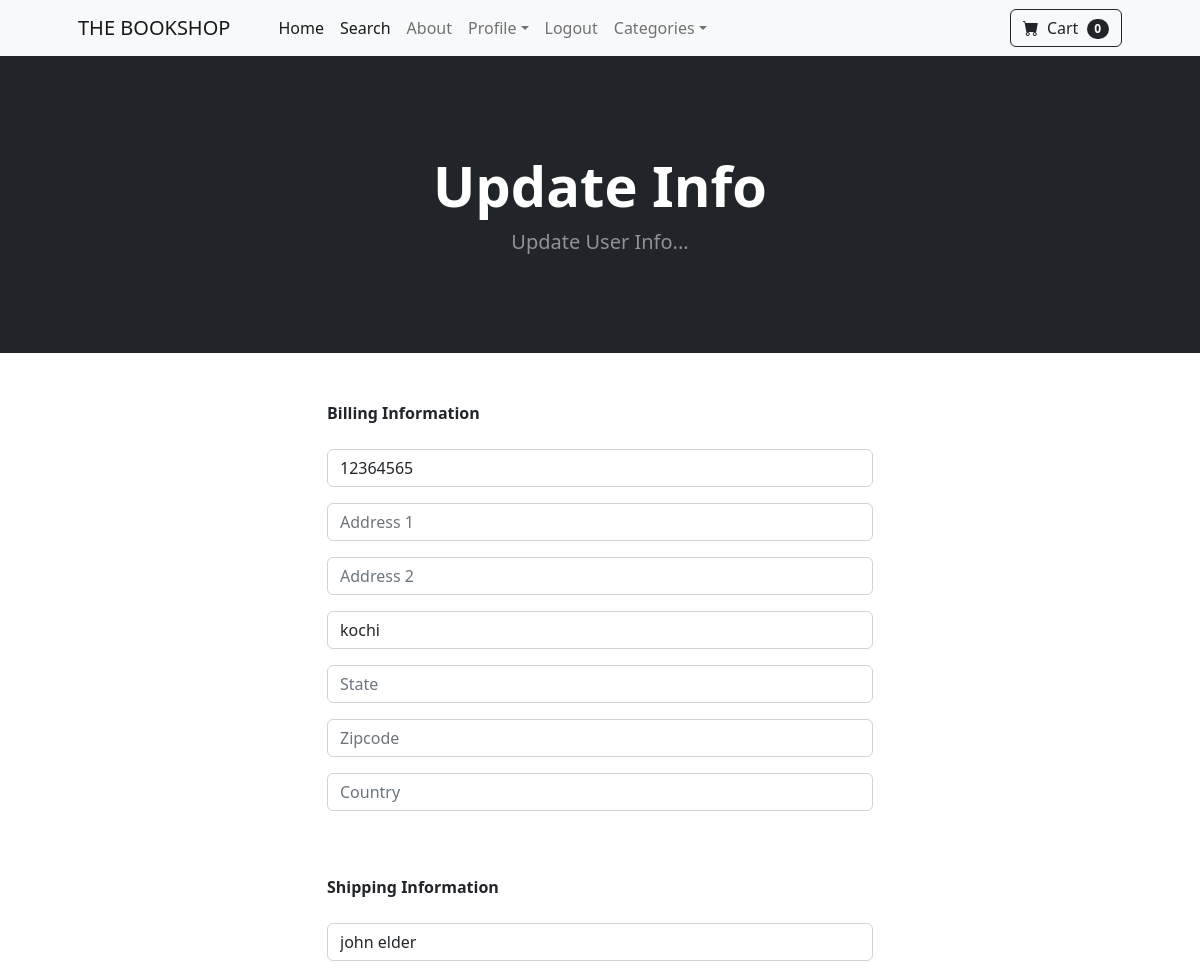
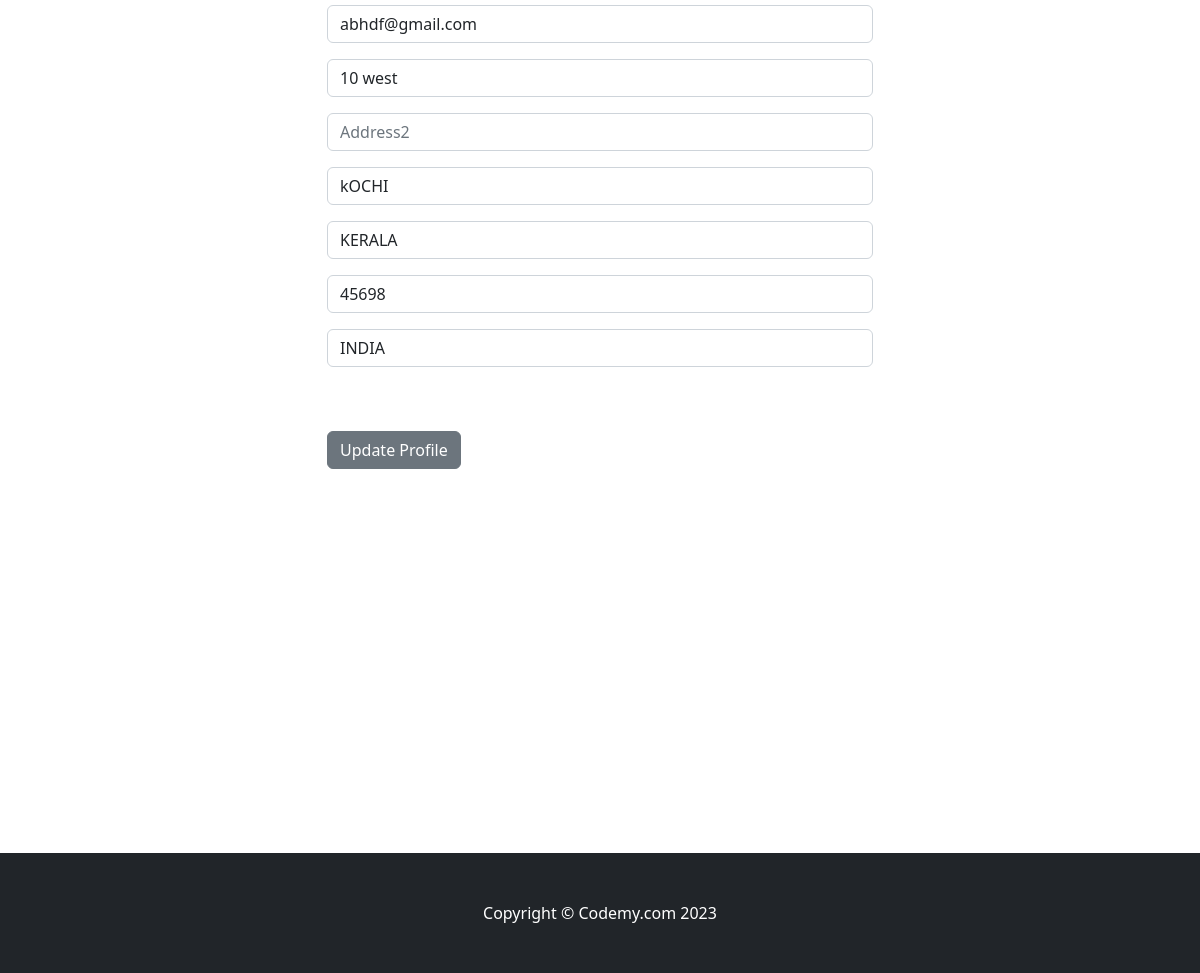
The page /update_info/ (signed in) on the database its author committed (2 pictures, top to bottom).
### store/models.py (models this page shows, shortened)
class Profile(models.Model):
	user = models.OneToOneField(User, on_delete=models.CASCADE)
	date_modified = models.DateTimeField(User, auto_now=True)
	phone = models.CharField(max_length=20, blank=True)
	address1 = models.CharField(max_length=200, blank=True)
	address2 = models.CharField(max_length=200, blank=True)
	city = models.CharField(max_length=200, blank=True)
	state = models.CharField(max_length=200, blank=True)
	zipcode = models.CharField(max_length=200, blank=True)
	country = models.CharField(max_length=200, blank=True)
	old_cart = models.CharField(max_length=200, blank=True, null=True)

### payment/models.py (models this page shows, shortened)
class ShippingAddress(models.Model):
	user = models.ForeignKey(User, on_delete=models.CASCADE, null=True, blank=True)
	shipping_full_name = models.CharField(max_length=255)
	shipping_email = models.CharField(max_length=255)
	shipping_address1 = models.CharField(max_length=255)
	shipping_address2 = models.CharField(max_length=255, null=True, blank=True)
	shipping_city = models.CharField(max_length=255)
	shipping_state = models.CharField(max_length=255, null=True, blank=True)
	shipping_zipcode = models.CharField(max_length=255, null=True, blank=True)
	shipping_country = models.CharField(max_length=255)
	class Meta:
		verbose_name_plural = "Shipping Address"

### store/views.py (the view)
# urls.py: path('update_info/', views.update_info, name='update_info'),
def update_info(request):
	if request.user.is_authenticated:
		current_user = Profile.objects.get(user__id=request.user.id)
		shipping_user = ShippingAddress.objects.get(user__id=request.user.id)
		form = UserInfoForm(request.POST or None, instance=current_user)
		shipping_form = ShippingForm(request.POST or None, instance=shipping_user)
		if form.is_valid() or shipping_form.is_valid():
			form.save()
			shipping_form.save()
			messages.success(request, "Your Info Has Been Updated!!")
			return redirect('home')
		return render(request, "update_info.html", {'form':form, 'shipping_form':shipping_form})
	else:
		messages.success(request, "You Must Be Logged In To Access That Page!!")
		return redirect('home')

### store/forms.py
class UserInfoForm(forms.ModelForm):
	phone = forms.CharField(label="", widget=forms.TextInput(attrs={'class':'form-control', 'placeholder':'Phone'}), required=False)
	address1 = forms.CharField(label="", widget=forms.TextInput(attrs={'class':'form-control', 'placeholder':'Address 1'}), required=False)
	address2 = forms.CharField(label="", widget=forms.TextInput(attrs={'class':'form-control', 'placeholder':'Address 2'}), required=False)
	city = forms.CharField(label="", widget=forms.TextInput(attrs={'class':'form-control', 'placeholder':'City'}), required=False)
	state = forms.CharField(label="", widget=forms.TextInput(attrs={'class':'form-control', 'placeholder':'State'}), required=False)
	zipcode = forms.CharField(label="", widget=forms.TextInput(attrs={'class':'form-control', 'placeholder':'Zipcode'}), required=False)
	country = forms.CharField(label="", widget=forms.TextInput(attrs={'class':'form-control', 'placeholder':'Country'}), required=False)
	class Meta:
		model = Profile
		fields = ('phone', 'address1', 'address2', 'city', 'state', 'zipcode', 'country', )

### cart/cart.py (called while the page is built)
    def __len__(self):
        return len(self.cart)

### cart/context_processors.py (called while the page is built)
def cart(request):
	return {'cart': Cart(request)}

### store/templates/update_info.html (shortened to what this page needs)
{% extends 'base.html' %}
{% block content %}
        <header class="bg-dark py-5">
            <div class="container px-4 px-lg-5 my-5">
                <div class="text-center text-white">
                    <h1 class="display-4 fw-bolder">Update Info</h1>
                    <p class="lead fw-normal text-white-50 mb-0">Update User Info...</p>
                </div>
            </div>
        </header>
        <div class="container">
        	<div class="row">
        			<div class="col-md-6 offset-md-3">
        				<br/><br/>
                    <strong>Billing Information</strong>
                    <br/><br/>
<form method="POST" action="{% url 'update_info' %}">
    {{ form.as_p }}
    <br/><br/>
    <strong>Shipping Information</strong>
    <br/><br/>
    {{ shipping_form.as_p }}
    <br/><br/>
    <button type="submit" class="btn btn-secondary">
      Update Profile
    </button>
</form>
<br/><br/>
<br/><br/>
<br/><br/>
<br/><br/>
<br/><br/>
<br/><br/>
<br/><br/>
<br/><br/>
        			</div>
        	</div>
        </div>
{% endblock %}

### rows shown on the page
Profile: phone "12364565", city "kochi"
ShippingAddress: shipping_full_name "john elder", shipping_email "abhdf@gmail.com", shipping_address1 "10 west", shipping_city "kOCHI", shipping_state "KERALA", shipping_zipcode "45698", shipping_country "INDIA"

### other values the page prints
{{ cart|length }} "0"
